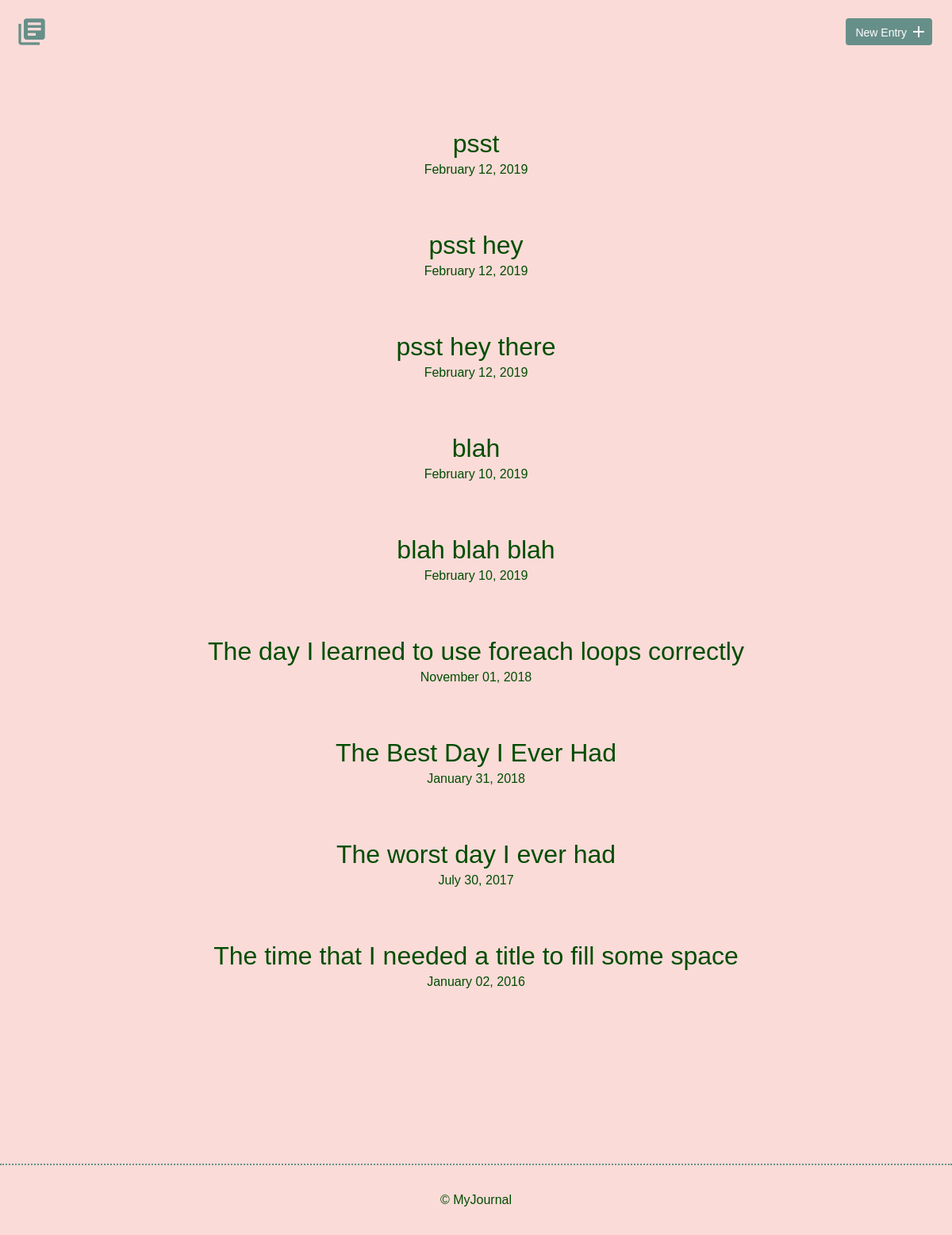
Before: / with the older database file.
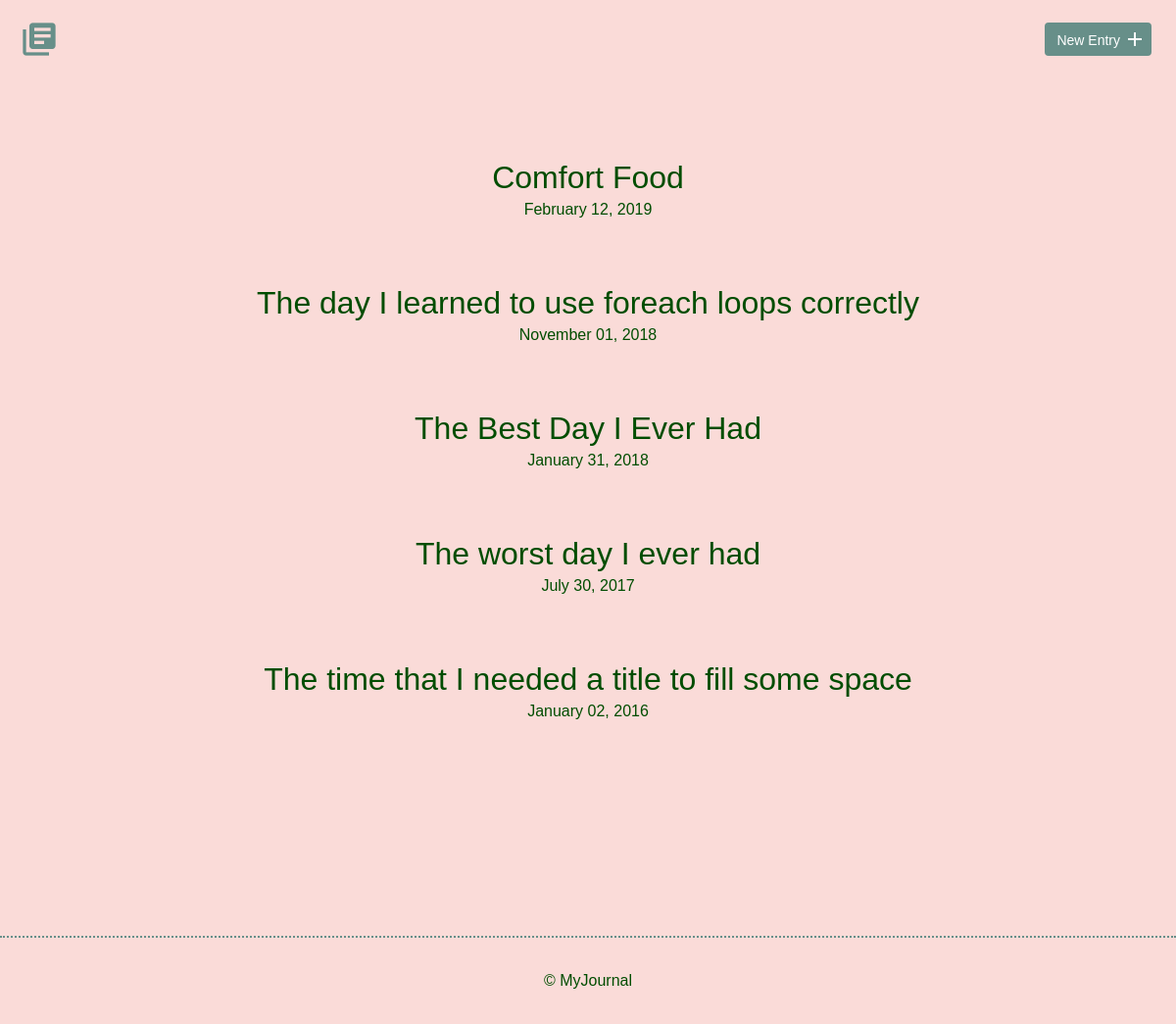
After: the same page with the newer database file.
### tables this page shows
CREATE TABLE "entries" (
	`id`	INTEGER,
	`title`	TEXT,
	`date`	TEXT,
	`time_spent`	INTEGER,
	`learned`	BLOB,
	`resources`	BLOB,
	PRIMARY KEY(`id`)
);

### inc/functions.php (called while the page is built, shortened)
<?php
 function get_them_entries() {
     include ('connections.php');
 try {
    $sql =  'SELECT * FROM entries ORDER BY date DESC';
    $results = $db->prepare($sql);
    $results->execute();
 } catch (Exception $e) {
     echo "Unable to get that entry. </br>";
     echo $e->getMessage();
 }
 $entries = $results->fetchAll();
 return $entries;
}
?>

### index.php (the view, shortened to what this page needs)
<?php
include ('inc/functions.php');
?>
<!DOCTYPE html>
<html>
    <head>
        <link rel="stylesheet" href="css/normalize.css">
        <link rel="stylesheet" href="css/site.css">
    </head>
    <body>
      <?php include ('inc/header.php'); ?>
        <section>
            <div class="container">
                <div class="entry-list">
                    <?php
                    foreach(get_them_entries() as $entry) {
                    $date2 = date('F d, Y', strtotime($entry['date']));
                    echo '<article><h2><a href="detail.php?id=' . $entry['id'] .  ' " > ' . $entry['title'] . "</a></h2>";
                    echo '<time datetime="2016-01-02'. $entry['date'] . '" > '. $date2  . '</time></article>';
                    }
                    ?>
                </div>
            </div>
        </section>
        <footer>
            <div>
                &copy; MyJournal
            </div>
        </footer>
    </body>
</html>

Changed rows visible on the page:
removed entries: title "psst hey", date "February 12, 2019"
removed entries: title "psst hey there", date "February 12, 2019"
removed entries: title "blah", date "February 10, 2019"
removed entries: title "blah blah blah", date "February 10, 2019"
changed entries: title "psst" → "Comfort Food"
